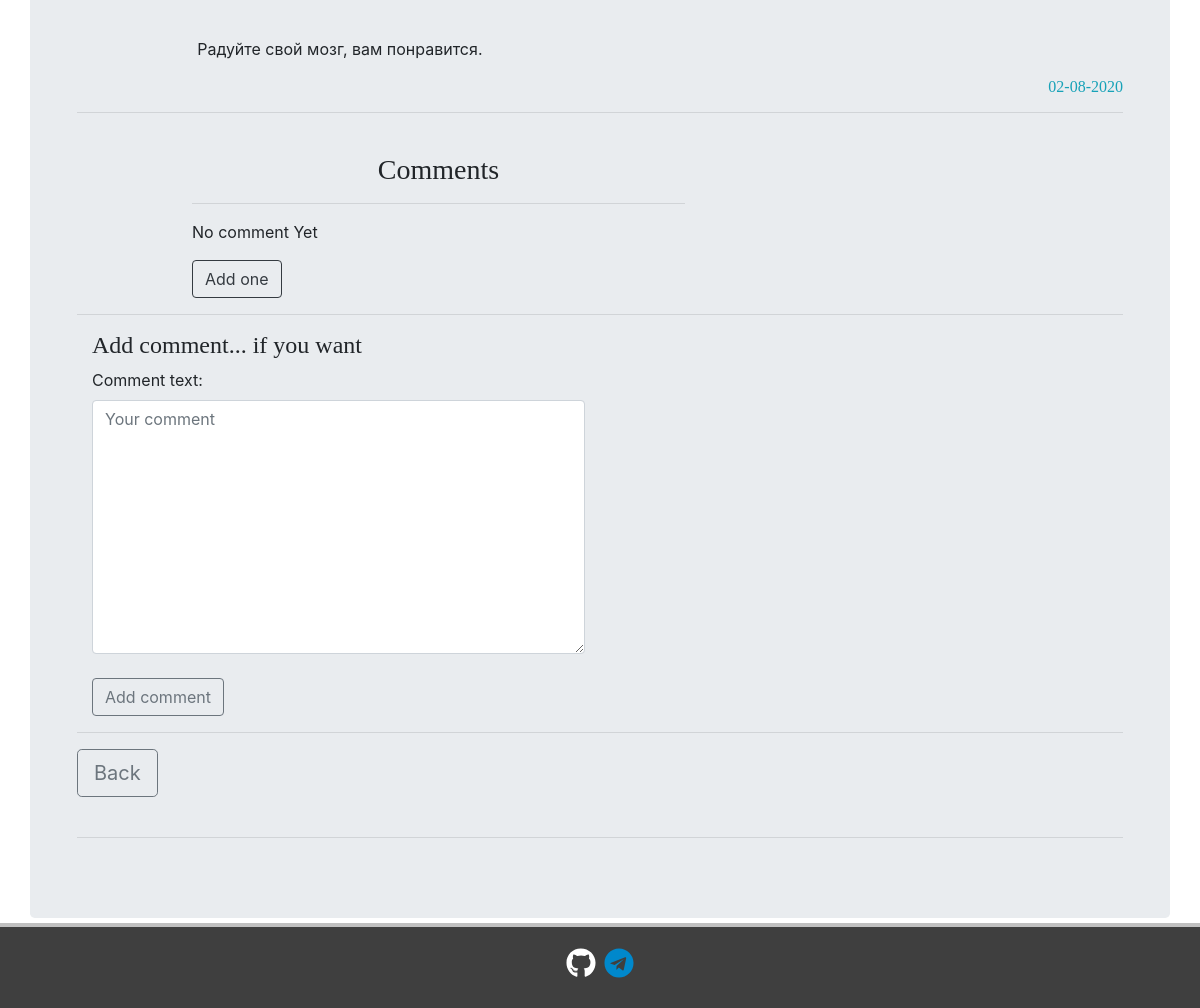
Page /articles/2/ (signed in, lower part) on the earlier database version.
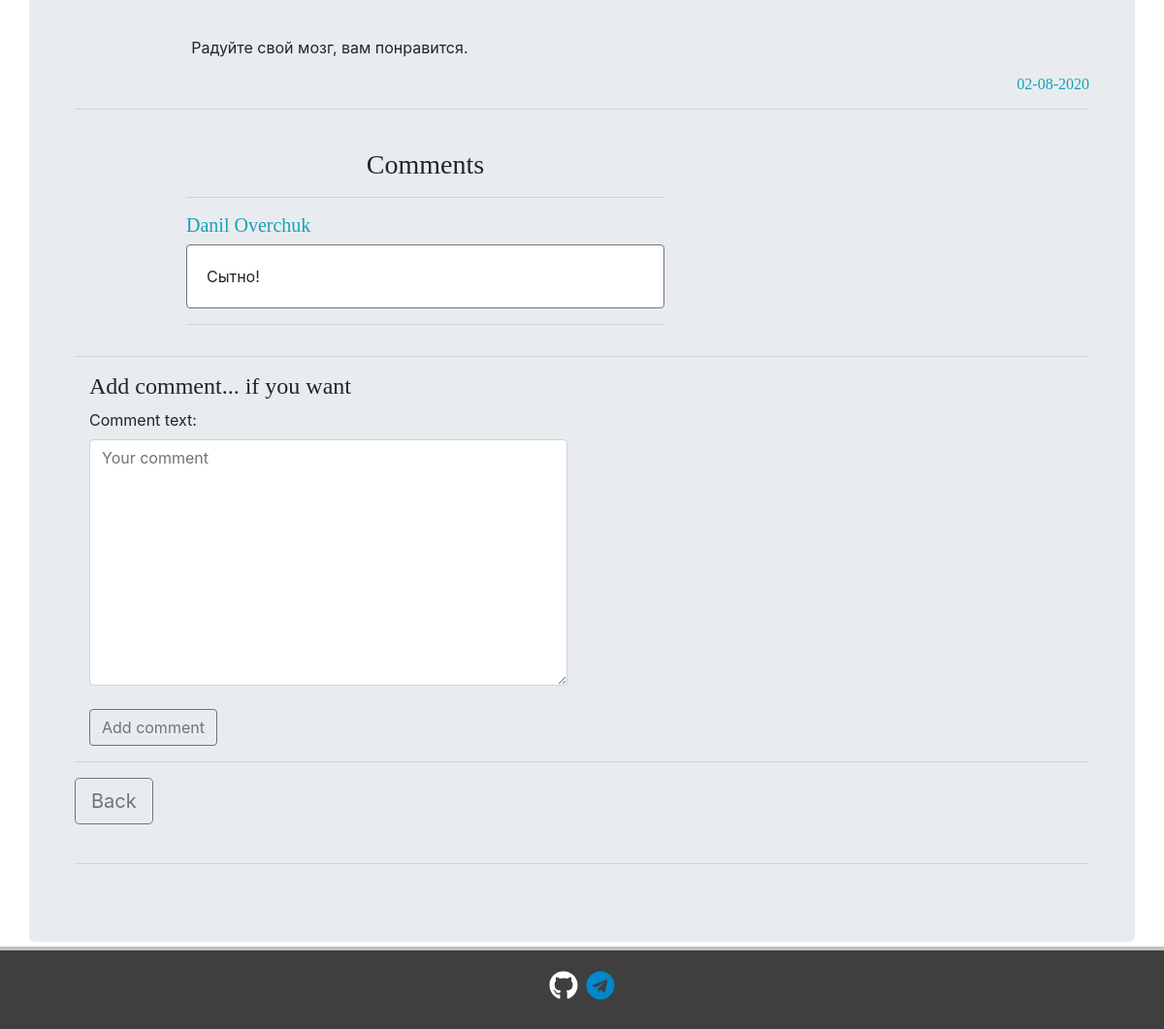
Same page on the later database version.
### articles/models.py (models this page shows, shortened)
class Comments(models.Model):
    article = models.ForeignKey(Articles,
                                related_name='comments',
                                on_delete=models.CASCADE)
    author = models.ForeignKey(User, on_delete=models.CASCADE)
    comment_text = models.CharField(max_length=400)
    class Meta:
        verbose_name = 'Comment'
        verbose_name_plural = 'Comments'

### articles/views.py (the view, shortened to what this page needs)
# urls.py: path('<int:pk>/', ArticleView.as_view(), name='article'),
class ArticleView(DetailView, CreateView):
    template_name = 'articles/article_page.html'
    model = Articles
    form_class = AddCommentForm
    def get_context_data(self, *args, **kwargs):
        context = super().get_context_data(*args, **kwargs)
        context['categories'] = Category.objects.all()
        return context

### articles/forms.py
class AddCommentForm(forms.ModelForm):
    class Meta:
        model = Comments
        fields = ('author', 'comment_text', 'article')
        widgets = {
            'author': forms.TextInput(attrs={'class': 'form-control',
                                             'id': 'current_user',
                                             'value': '',
                                             'type': 'hidden',}),
            'comment_text': forms.Textarea(attrs={'placeholder': 'Your comment',
                                                  'class': 'md-textarea form-control'}),
            'article': forms.TextInput(attrs={'class': 'form-control',
                                              'id': 'current_article',
                                              'value': '',
                                              'type': 'hidden'})
        }

### articles/models.py (called while the page is built)
    def __str__(self):
        return self.name

### articles/templates/articles/article_page.html (shortened to what this page needs)
{% extends "home/wrapper.html" %}
{% load static %}
{% block content %}
    <div class="container col-md-10">
        <p>
            {{ articles.content|safe|linebreaks }}
        </p>
    </div>
    <h6 class="text-info" align="right">
        {{ articles.date|date:"d-m-Y" }}
    </h6><hr><br>
    <div class="container" style="margin-left: 100px">
        <div class="row">
            <div class="col-md-6">
                <a name="redirect_after_post_a_comment">
                    <h3 align="center">
                        Comments
                    </h3><hr>
                </a>
                {% if not articles.comments.all %}
                    <p>
                        No comment Yet
                    </p>
                    {% if user.is_authenticated %}
                        <a href="#1">
                            <button type="button" class="btn btn-outline-dark">
                                Add one
                            </button>
                        </a>
                    {% endif %}
                {% else %}
                    {% for comment in articles.comments.all %}
                        <h5 class="text-info">{{ comment.author.first_name }} {{ comment.author.last_name }}</h5>
                        <div class="card border-secondary mb-3">
                            <div class="card-body">
                                <p class="card-text">
                                    {{ comment.comment_text }}
                                </p>
                            </div>
                        </div><hr>
                    {% endfor %}
                {% endif %}
            </div>
        </div>
    </div>
    {% if user.is_authenticated %}
        <hr>
        <div class="col-md-6">
            <a name="1">
                <h4>
                    Add comment... if you want
                </h4>
            </a>
            <div class="form-group">
                <form method="POST">
                    {{ form.as_table }}<br>
                    <button class="btn btn-outline-secondary">
                        Add comment
                    </button>
                </form>
            </div>
        </div><hr>
    {% endif %}
    <a href="{% url 'articles' %}">
        <button type="button" class="btn btn-outline-secondary btn-lg">
            Back
        </button>
    </a><br><br>
    <hr>
{% endblock content %}

Differences in the rows shown:
added Comments: author.first_name "Danil", author.last_name "Overchuk", comment_text "Сытно!"
Other differences:
text no longer shown: "No comment Yet Add one"
